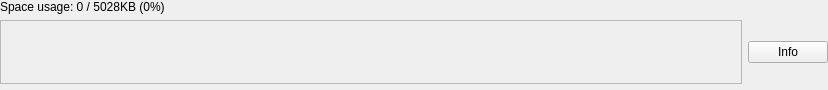
<?xml version="1.0" encoding="UTF-8"?>
<ui version="4.0">
 <class>ScriptEditorBottomPane</class>
 <widget class="QWidget" name="ScriptEditorBottomPane">
  <property name="geometry">
   <rect>
    <x>0</x>
    <y>0</y>
    <width>828</width>
    <height>90</height>
   </rect>
  </property>
  <property name="windowTitle">
   <string>Form</string>
  </property>
  <layout class="QGridLayout" name="gridLayout" columnstretch="1,0">
   <property name="leftMargin">
    <number>0</number>
   </property>
   <property name="topMargin">
    <number>0</number>
   </property>
   <property name="rightMargin">
    <number>0</number>
   </property>
   <property name="bottomMargin">
    <number>0</number>
   </property>
   <item row="1" column="0">
    <widget class="AllocationMeter" name="meter">
     <property name="sizePolicy">
      <sizepolicy hsizetype="Preferred" vsizetype="MinimumExpanding">
       <horstretch>0</horstretch>
       <verstretch>0</verstretch>
      </sizepolicy>
     </property>
     <property name="minimumSize">
      <size>
       <width>0</width>
       <height>24</height>
      </size>
     </property>
     <property name="frameShape">
      <enum>QFrame::StyledPanel</enum>
     </property>
     <property name="frameShadow">
      <enum>QFrame::Plain</enum>
     </property>
    </widget>
   </item>
   <item row="0" column="0" colspan="2">
    <widget class="QLabel" name="title">
     <property name="sizePolicy">
      <sizepolicy hsizetype="Preferred" vsizetype="Minimum">
       <horstretch>0</horstretch>
       <verstretch>0</verstretch>
      </sizepolicy>
     </property>
     <property name="text">
      <string>Space usage: 0 / 5028KB (0%)</string>
     </property>
    </widget>
   </item>
   <item row="1" column="1">
    <widget class="QPushButton" name="showHideDetails">
     <property name="sizePolicy">
      <sizepolicy hsizetype="Maximum" vsizetype="Fixed">
       <horstretch>0</horstretch>
       <verstretch>0</verstretch>
      </sizepolicy>
     </property>
     <property name="text">
      <string>Info</string>
     </property>
     <property name="checkable">
      <bool>true</bool>
     </property>
    </widget>
   </item>
   <item row="2" column="0" colspan="2">
    <widget class="QWidget" name="countsContainer" native="true"/>
   </item>
  </layout>
 </widget>
 <customwidgets>
  <customwidget>
   <class>AllocationMeter</class>
   <extends>QFrame</extends>
   <header>../generic/AllocationMeter.h</header>
   <container>1</container>
  </customwidget>
 </customwidgets>
 <resources/>
 <connections/>
</ui>
